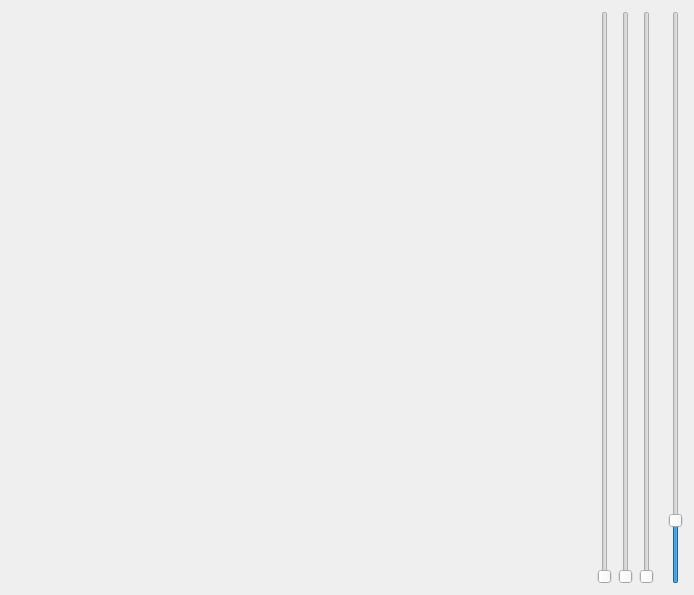
<?xml version="1.0" encoding="UTF-8"?>
<ui version="4.0">
 <class>MainWindow</class>
 <widget class="QMainWindow" name="MainWindow">
  <property name="geometry">
   <rect>
    <x>0</x>
    <y>0</y>
    <width>694</width>
    <height>595</height>
   </rect>
  </property>
  <property name="windowTitle">
   <string>MainWindow</string>
  </property>
  <widget class="QWidget" name="centralWidget">
   <layout class="QGridLayout" name="gridLayout">
    <item row="0" column="4">
     <spacer name="horizontalSpacer">
      <property name="orientation">
       <enum>Qt::Horizontal</enum>
      </property>
      <property name="sizeType">
       <enum>QSizePolicy::Fixed</enum>
      </property>
      <property name="sizeHint" stdset="0">
       <size>
        <width>8</width>
        <height>20</height>
       </size>
      </property>
     </spacer>
    </item>
    <item row="0" column="1">
     <widget class="QSlider" name="verticalSliderRotX">
      <property name="maximum">
       <number>3600</number>
      </property>
      <property name="orientation">
       <enum>Qt::Vertical</enum>
      </property>
     </widget>
    </item>
    <item row="0" column="3">
     <widget class="QSlider" name="verticalSliderRotZ">
      <property name="maximum">
       <number>3600</number>
      </property>
      <property name="orientation">
       <enum>Qt::Vertical</enum>
      </property>
     </widget>
    </item>
    <item row="0" column="2">
     <widget class="QSlider" name="verticalSliderRotY">
      <property name="maximum">
       <number>3600</number>
      </property>
      <property name="orientation">
       <enum>Qt::Vertical</enum>
      </property>
     </widget>
    </item>
    <item row="0" column="0">
     <widget class="WidgetOpenGL" name="widgetOpenGL" native="true">
      <property name="minimumSize">
       <size>
        <width>200</width>
        <height>200</height>
       </size>
      </property>
     </widget>
    </item>
    <item row="0" column="5">
     <widget class="QSlider" name="verticalSliderZoom">
      <property name="maximum">
       <number>1000</number>
      </property>
      <property name="value">
       <number>100</number>
      </property>
      <property name="orientation">
       <enum>Qt::Vertical</enum>
      </property>
     </widget>
    </item>
   </layout>
  </widget>
  <widget class="QMenuBar" name="menuBar">
   <property name="geometry">
    <rect>
     <x>0</x>
     <y>0</y>
     <width>694</width>
     <height>29</height>
    </rect>
   </property>
  </widget>
 </widget>
 <layoutdefault spacing="6" margin="11"/>
 <customwidgets>
  <customwidget>
   <class>WidgetOpenGL</class>
   <extends>QWidget</extends>
   <header location="global">widgetopengl.h</header>
   <container>1</container>
   <slots>
    <slot>v_transform()</slot>
   </slots>
  </customwidget>
 </customwidgets>
 <resources/>
 <connections/>
</ui>
